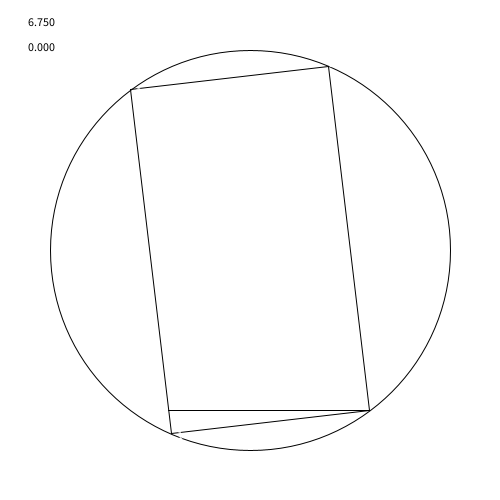
Frame 1 (no input)
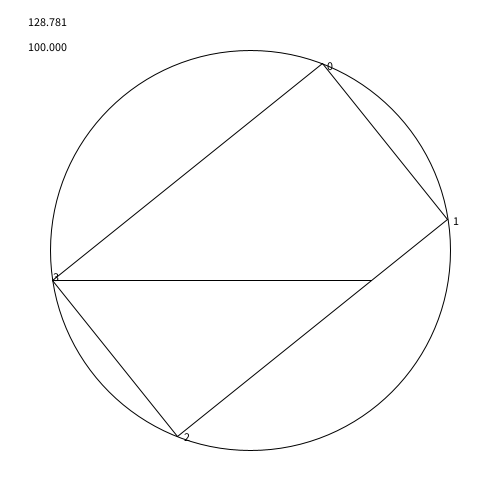
Frame 60 (the mouse pressed at the canvas centre just before this capture)
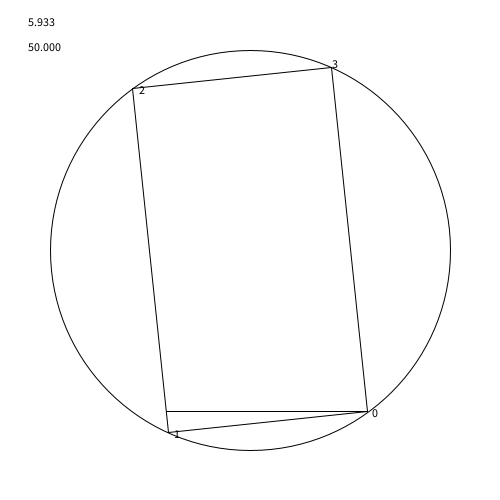
Frame 120 (the mouse held since frame 60 and released just before this capture)

The Processing sketch that drew these frames (run headless with seeded random() and noise(); from frame 60 on, the mouse is pressed at the canvas centre):

// Processing sketch: filling
// ── filling.pde
Shape s = new Shape();
float radius = 200.0;
float AREA = 69282.04;

void setup() {
  size(500, 500);
}

void draw() {
  translate(width/2, height/2);
  background(255);
  noFill();
  ellipse(0, 0, radius*2, radius*2);
  s.show();
  s.filling();
}


class Shape {
  PVector[] points = new PVector[4];
  float rotation, ratio;
  float filling, targetRotation, lastTargetRotation;
  FloatList angles = new FloatList();
  float base = 0;

  Shape() {
    angles.append(60);
    angles.append(120);
    angles.append(240);
    angles.append(300);
  }

  void show() {
    targetRotation = atan2(mouseY-height/2, mouseX-width/2)*180/PI;
    if (abs(lastTargetRotation-targetRotation) > 180) {
      if (targetRotation < rotation) targetRotation += 360;
      else targetRotation -= 360;
    }
    if (rotation > 360 && targetRotation > 360) {
      targetRotation -= 360;
      rotation -= 360;
    }
    if (rotation < -360 && targetRotation < -360) {
      targetRotation += 360;
      rotation += 360;
    }
    lastTargetRotation = targetRotation;
    rotation = lerp(rotation, targetRotation, 0.05);
    for (int i = 0; i < 4; i++) {
      points[i] = new PVector(cos(radians(rotation + angles.get(i)))*200, sin(radians(rotation + angles.get(i)))*200);
    }
    for (int i = 0; i < 3; i++) {
      line(points[i].x, points[i].y, points[i+1].x, points[i+1].y);
      text(i, points[i].x + 5, points[i].y + 5);
    }
    line(points[3].x, points[3].y, points[0].x, points[0].y);
      text(3, points[3].x, points[3].y);
  }
  
  void filling() {
    fill(0);
    text(-rotation, -width/2*0.9, -height/2*0.9);
    text(filling, -width/2*0.9, -height/2*0.8);
    int id1 = 0;
    for (int i = 0; i < 4; i++) {
      if (points[i].y > points[id1].y) id1 = i;
    }
    int id2 = 0;
    if (id1 == 0) id2 = 1;
    for (int i = 0; i < 4; i++) {
      if (points[i].y > points[id2].y && i != id1) id2 = i;
    }
    
    filling = (-(mouseY)+500)/5.0;
    
    float gradient = atan2(points[id2].y - points[id1].y, points[id2].x - points[id1].x);
    float xCoor = dist(points[id1].x, points[id1].y, points[id2].x, points[id2].y)/(cos(gradient));
    line(points[id2].x, points[id2].y, points[id2].x-xCoor, points[id2].y);
    float bottomPercentage = abs((points[id1].y-points[id2].y)*xCoor/2)/AREA;
    
    println(abs(gradient)*180/PI);
    if (bottomPercentage > filling) {
      //println(abs(xCoor));
    }
    
    //println(abs((points[id1].y-points[id2].y)*xCoor/2)/69282.04);
  }
}
